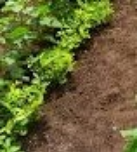
#> input picture crop_field.png, 137 x 152 px
$ jupyter execute D_ENG_24_0154_EE.ipynb
#> lines starting #> are read from the running program, lines starting #| are printed output that depends on the picture; after the words box and inside, x2 and y2 are one past the last pixel; in counts of white or black regions, pixels touching at a corner belong together
[cell 1]
# --- Question 1: Edge Detection Using Canny ---
import cv2 as cv
import numpy as np
import matplotlib.pyplot as plt

# 1. Load the image
img = cv.imread('crop_field.png', cv.IMREAD_GRAYSCALE)
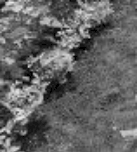
#> img: shape (152, 137); min 0, max 231, mean 99.9

# 2. Apply Canny Edge Detector with specific thresholds
# minVal = 550, maxVal = 690 as per instructions
edges = cv.Canny(img, 550, 690)
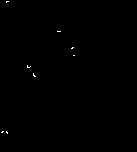
#> edges: shape (152, 137); 0.16% white in thin lines or dots, all inside (x1, y1, x2, y2) = (1, 1, 75, 134)

# 3. Plot the original and edge image
plt.figure(figsize=(12, 6))

plt.subplot(1, 2, 1)
plt.imshow(img, cmap='gray')
plt.title('Original Image (Fig 1c)')
plt.axis('off')

plt.subplot(1, 2, 2)
plt.imshow(edges, cmap='gray')
plt.title('Canny Edge Image (550, 690)')
plt.axis('off')

plt.tight_layout()
plt.show()
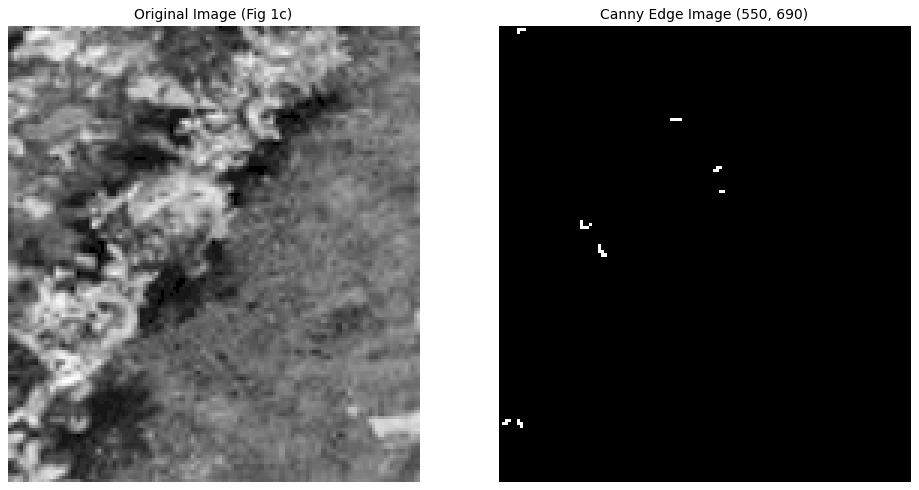
#> figure drawn by matplotlib, 2 panels

# 4. Extract feature positions (x, y coordinates)
# np.where returns (rows, cols) -> (y, x)
indices = np.where(edges != 0)
#> indices = 34 positions, rows 1 to 133, columns 1 to 74
y = indices[0]
#> y = 34 values from 1 to 133
x = indices[1]
#> x = 34 values, max 74 at index 13, min 1 at index 29, mean 32.35

print(f"Extracted {len(x)} edge points for further analysis.")
#| Extracted 34 edge points for further analysis.

[cell 2]
import numpy as np
import matplotlib.pyplot as plt

# --- Question 2: Scatter Plot ---
plt.figure(figsize=(8, 6))
plt.scatter(x, y, color='blue', label='Extracted Edge Points (x, y)')

# --- Question 3: Least-Squares-Fit (LSF) ---
# Use np.polyfit for a first-degree (linear) fit: y = mx + c
# Note: LSF minimizes the vertical (y) residuals
slope_lsf, intercept_lsf = np.polyfit(x, y, 1)
#> slope_lsf = -0.723; intercept_lsf = 91.94

# Generate points for the fitted line
x_fit = np.array([min(x), max(x)])
#> x_fit = [1, 74]
y_fit_lsf = slope_lsf * x_fit + intercept_lsf
#> y_fit_lsf = [91.21, 38.4]

# Plotting the LSF line
plt.plot(x_fit, y_fit_lsf, color='red', linewidth=2, label=f'LSF Line: y = {slope_lsf:.2f}x + {intercept_lsf:.2f}')

# Formatting the plot
plt.title('Scatter Plot with Least-Squares-Fit Line')
plt.xlabel('x (Column Index)')
plt.ylabel('y (Row Index)')
plt.gca().invert_yaxis()
plt.legend()
plt.grid(True, linestyle='--', alpha=0.6)
plt.show()
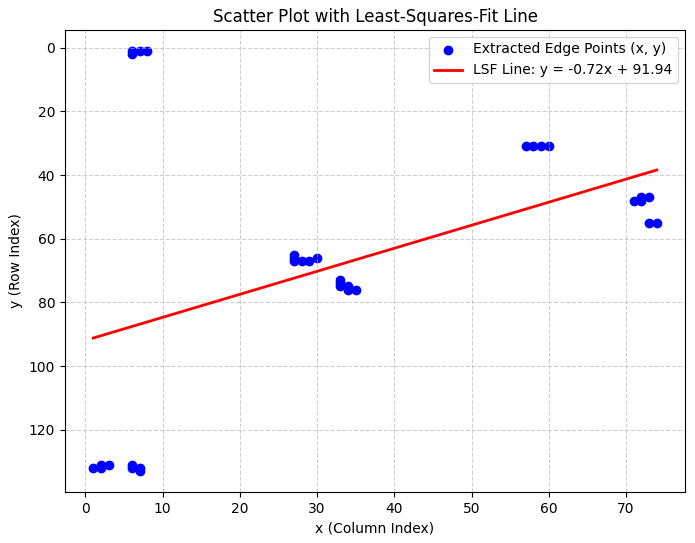
#> figure drawn by matplotlib, 1 panel

print(f"Least-Squares Slope (m): {slope_lsf:.4f}")
#| Least-Squares Slope (m): -0.7235
print(f"Least-Squares Intercept (c): {intercept_lsf:.4f}")
#| Least-Squares Intercept (c): 91.9364

[cell 3]
import math

# Question 4: Calculate the angle theta in degrees
# slope_lsf was calculated as -0.72 in the previous step
theta_rad = math.atan(slope_lsf)
#> theta_rad = -0.626
theta_deg = math.degrees(theta_rad)
#> theta_deg = -35.89

# Conventionally, we take the absolute value or adjust based on the image quadrant
estimated_theta = abs(theta_deg)
#> estimated_theta = 35.89

print(f"Estimated Crop Field Angle (theta): {estimated_theta:.2f} degrees")
#| Estimated Crop Field Angle (theta): 35.89 degrees

[cell 4]
import numpy as np
import matplotlib.pyplot as plt

# --- Question 6: Total Least-Squares-Fit (TLS) ---

# 1. Center the data by subtracting the mean
x_mean = np.mean(x)
#> x_mean = 32.35
y_mean = np.mean(y)
#> y_mean = 68.53
x_centered = x - x_mean
#> x_centered = 34 values, max 41.65 at index 13, min -31.35 at index 29, mean 8.36e-16
y_centered = y - y_mean
#> y_centered = 34 values from -67.53 to 64.47

# 2. Arrange centered data into a matrix
data = np.vstack((x_centered, y_centered)).T
#> data = 34 pairs, first value -31.35 to 41.65, second value -67.53 to 64.47

# 3. Perform Singular Value Decomposition (SVD)
# The right singular vector corresponding to the smallest singular value
# gives the normal to the best-fit line.
_, _, vh = np.linalg.svd(data)
#> vh = [[-0.345, 0.938], [-0.938, -0.345]]
normal_vector = vh[-1, :] # Last row of V transpose
#> normal_vector = [-0.938, -0.345]

# 4. Extract line parameters from the normal vector (a*x + b*y + d = 0)
a, b = normal_vector
#> a = -0.938; b = -0.345
# The slope m = -a/b
slope_tls = -a / b
#> slope_tls = -2.72
# The line passes through the mean (x_mean, y_mean)
intercept_tls = y_mean - slope_tls * x_mean
#> intercept_tls = 156.4

# 5. Generate points for plotting
x_fit_tls = np.array([min(x), max(x)])
#> x_fit_tls = [1, 74]
y_fit_tls = slope_tls * x_fit_tls + intercept_tls
#> y_fit_tls = [153.7, -44.61]

# --- Plotting the result ---
plt.figure(figsize=(8, 6))
plt.scatter(x, y, color='blue', label='Edge Points')
plt.plot(x_fit_tls, y_fit_tls, color='green', linewidth=2, label='TLS Line')
plt.title('Scatter Plot with Total Least-Squares-Fit Line')
plt.xlabel('x')
plt.ylabel('y')
plt.gca().invert_yaxis()
plt.legend()
plt.grid(True, linestyle='--', alpha=0.6)
plt.show()
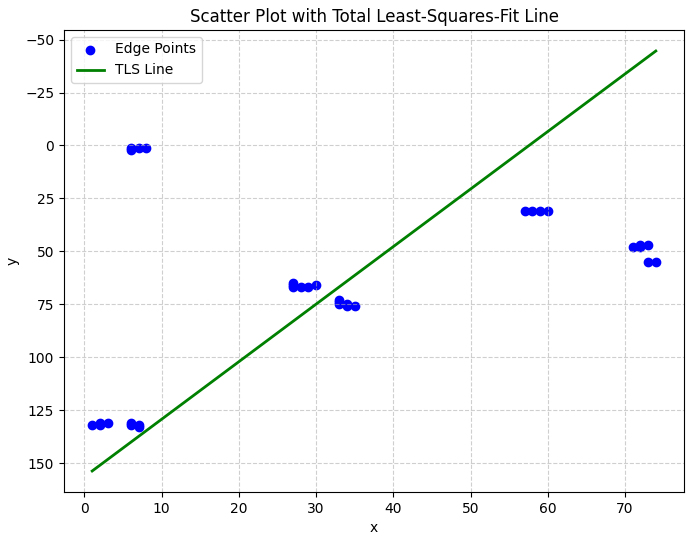
#> figure drawn by matplotlib, 1 panel

# --- Question 7: Calculate Angle ---
import math
theta_tls_rad = math.atan(slope_tls)
#> theta_tls_rad = -1.22
theta_tls_deg = abs(math.degrees(theta_tls_rad))
#> theta_tls_deg = 69.79

print(f"TLS Slope (m): {slope_tls:.4f}")
#| TLS Slope (m): -2.7166
print(f"Estimated Crop Field Angle (TLS): {theta_tls_deg:.2f} degrees")
#| Estimated Crop Field Angle (TLS): 69.79 degrees

[cell 5]
import numpy as np
import matplotlib.pyplot as plt
# Question 10: Implementing RANSAC Robust Regression
from sklearn.linear_model import RANSACRegressor

# 1. Prepare data for Scikit-Learn (needs 2D array for X)
X = x.reshape(-1, 1)
#> X has the same summary as x

# 2. Initialize and fit RANSAC
# residual_threshold defines the maximum distance for a point to be an inlier
ransac = RANSACRegressor(residual_threshold=10.0, random_state=42)
ransac.fit(X, y)

# 3. Identify inliers and outliers for plotting
inlier_mask = ransac.inlier_mask_
outlier_mask = np.logical_not(inlier_mask)

# 4. Get the slope and intercept
slope_ransac = ransac.estimator_.coef_[0]
intercept_ransac = ransac.estimator_.intercept_

# 5. Generate line for plotting
line_x = np.array([min(x), max(x)]).reshape(-1, 1)
#> line_x = [1, 74]
line_y_ransac = ransac.predict(line_x)
#> line_y_ransac = [137, 1.46]

# --- Plotting ---
plt.figure(figsize=(8, 6))
plt.scatter(x[inlier_mask], y[inlier_mask], color='blue', label='Inliers (Crop Row)')
plt.scatter(x[outlier_mask], y[outlier_mask], color='gray', alpha=0.5, label='Outliers (Noise)')
plt.plot(line_x, line_y_ransac, color='magenta', linewidth=3, label='RANSAC Line')

plt.title('Question 10: RANSAC Robust Linear Fit')
plt.xlabel('x')
plt.ylabel('y')
plt.gca().invert_yaxis()
plt.legend()
plt.grid(True, linestyle='--', alpha=0.6)
plt.show()
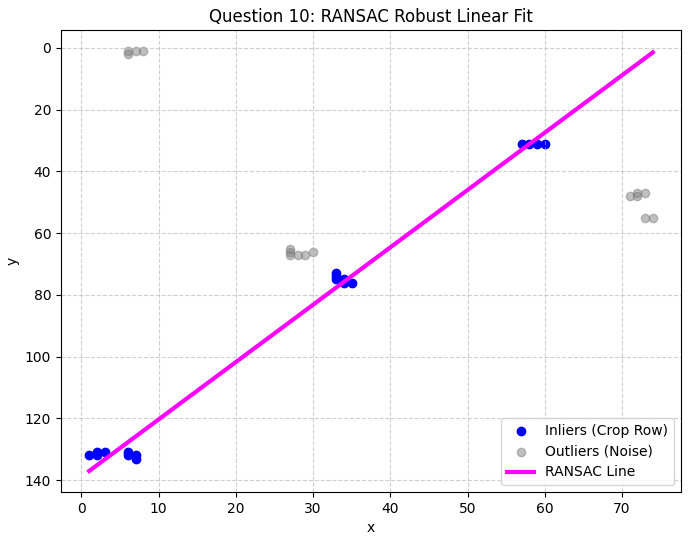
#> figure drawn by matplotlib, 1 panel

# --- Question 11: Calculate Angle ---
import math
theta_ransac_deg = abs(math.degrees(math.atan(slope_ransac)))

print(f"RANSAC Slope (m): {slope_ransac:.4f}")
print(f"Estimated Crop Field Angle (RANSAC): {theta_ransac_deg:.2f} degrees")
